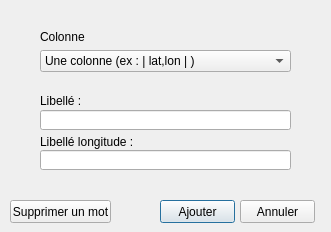
<?xml version="1.0" encoding="UTF-8"?>
<ui version="4.0">
 <class>GeoParams</class>
 <widget class="QDialog" name="GeoParams">
  <property name="geometry">
   <rect>
    <x>0</x>
    <y>0</y>
    <width>331</width>
    <height>232</height>
   </rect>
  </property>
  <property name="windowTitle">
   <string>Dialog</string>
  </property>
  <widget class="QLineEdit" name="lineGeo1">
   <property name="geometry">
    <rect>
     <x>40</x>
     <y>110</y>
     <width>251</width>
     <height>20</height>
    </rect>
   </property>
  </widget>
  <widget class="QLineEdit" name="lineEdit_2">
   <property name="enabled">
    <bool>true</bool>
   </property>
   <property name="geometry">
    <rect>
     <x>40</x>
     <y>150</y>
     <width>251</width>
     <height>20</height>
    </rect>
   </property>
  </widget>
  <widget class="QComboBox" name="comboColumnType">
   <property name="geometry">
    <rect>
     <x>40</x>
     <y>50</y>
     <width>251</width>
     <height>22</height>
    </rect>
   </property>
   <item>
    <property name="text">
     <string>Une colonne (ex : | lat,lon | )</string>
    </property>
   </item>
   <item>
    <property name="text">
     <string>Deux colonnes (ex : | lat | lon | )</string>
    </property>
   </item>
  </widget>
  <widget class="QLabel" name="label_column">
   <property name="geometry">
    <rect>
     <x>40</x>
     <y>30</y>
     <width>47</width>
     <height>13</height>
    </rect>
   </property>
   <property name="text">
    <string>Colonne :</string>
   </property>
  </widget>
  <widget class="QLabel" name="label_lat">
   <property name="geometry">
    <rect>
     <x>40</x>
     <y>93</y>
     <width>191</width>
     <height>16</height>
    </rect>
   </property>
   <property name="text">
    <string>Libellé :</string>
   </property>
  </widget>
  <widget class="QLabel" name="label_lon">
   <property name="geometry">
    <rect>
     <x>40</x>
     <y>134</y>
     <width>101</width>
     <height>16</height>
    </rect>
   </property>
   <property name="text">
    <string>Libellé longitude :</string>
   </property>
  </widget>
  <widget class="QPushButton" name="pushAddGeoParam">
   <property name="geometry">
    <rect>
     <x>160</x>
     <y>200</y>
     <width>75</width>
     <height>23</height>
    </rect>
   </property>
   <property name="text">
    <string>Ajouter</string>
   </property>
  </widget>
  <widget class="QPushButton" name="pushCancel">
   <property name="geometry">
    <rect>
     <x>240</x>
     <y>200</y>
     <width>75</width>
     <height>23</height>
    </rect>
   </property>
   <property name="text">
    <string>Annuler</string>
   </property>
  </widget>
  <widget class="QPushButton" name="pushDeleteWord">
   <property name="geometry">
    <rect>
     <x>10</x>
     <y>200</y>
     <width>101</width>
     <height>23</height>
    </rect>
   </property>
   <property name="text">
    <string>Supprimer un mot</string>
   </property>
  </widget>
 </widget>
 <resources/>
 <connections/>
</ui>
